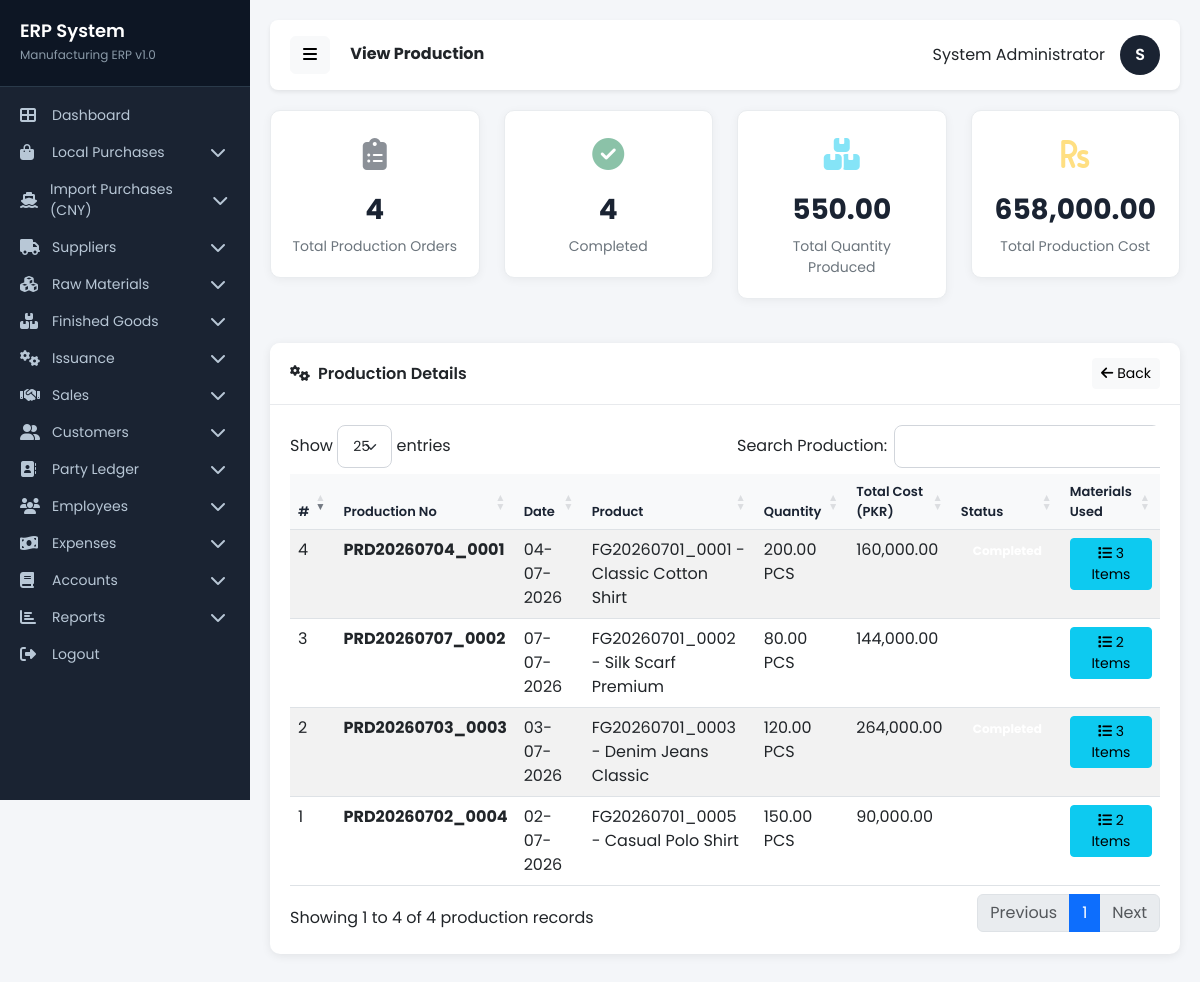
Page /pages/view_production.php (signed in) on the committed database.
### tables this page shows
CREATE TABLE `production` (
  `id` int(11) NOT NULL,
  `production_no` varchar(50) NOT NULL,
  `finished_good_id` int(11) NOT NULL,
  `quantity` decimal(18,2) NOT NULL,
  `production_date` date DEFAULT NULL,
  `total_cost` decimal(18,2) DEFAULT 0.00,
  `status` enum('pending','completed','cancelled') DEFAULT 'pending',
  `date_time` datetime DEFAULT NULL
);

CREATE TABLE `finished_goods` (
  `id` int(11) NOT NULL,
  `product_code` varchar(50) NOT NULL COMMENT 'Unique product code e.g., FG20260109_1234',
  `product_name` varchar(200) NOT NULL COMMENT 'Product name',
  `category` varchar(100) DEFAULT NULL COMMENT 'Product category',
  `unit` varchar(20) NOT NULL COMMENT 'Unit of measurement e.g., Pcs, Kg, Meter',
  `current_stock` decimal(18,2) DEFAULT 0.00 COMMENT 'Current available stock',
  `minimum_stock` decimal(18,2) DEFAULT 0.00 COMMENT 'Minimum stock level for alerts',
  `selling_price` decimal(18,2) DEFAULT 0.00 COMMENT 'Selling price in PKR',
  `cost_price` decimal(18,2) DEFAULT 0.00 COMMENT 'Production cost in PKR',
  `status` enum('active','inactive') DEFAULT 'active' COMMENT 'Product status',
  `date_time` datetime DEFAULT NULL COMMENT 'Creation/Update date time'
);

### includes/database.php (called while the page is built, shortened)
<?php
$db = new mysqli(DB_HOST, DB_USER, DB_PASS, DB_NAME);
$db->set_charset("utf8");
function executePrepared($sql, $types = '', $params = []) {
    global $db;
    $stmt = $db->prepare($sql);
    if (!empty($types) && !empty($params)) {
        $stmt->bind_param($types, ...$params);
    }
    $stmt->execute();
    return $stmt;
}
function getRows($sql, $types = '', $params = []) {
    $stmt = executePrepared($sql, $types, $params);
    $result = $stmt->get_result();
    $rows = [];
    while ($row = $result->fetch_assoc()) {
        $rows[] = $row;
    }
    return $rows;
}
function formatCurrency($amount) {
    return number_format($amount, 2);
}
?>

### pages/view_production.php (the view, shortened to what this page needs)
<?php
require_once '../includes/database.php';
$sql = "SELECT p.*, fg.product_code, fg.product_name, fg.unit
        FROM production p
        LEFT JOIN finished_goods fg ON p.finished_good_id = fg.id
        ORDER BY p.id DESC";
$orders = getRows($sql);
$totalOrders = count($orders);
$totalQuantity = 0;
$totalCost = 0;
$completedOrders = 0;
foreach ($orders as $o) {
    $totalQuantity += (float)$o['quantity'];
    $totalCost += (float)$o['total_cost'];
    if ($o['status'] == 'completed') $completedOrders++;
}
include '../includes/header.php';
include '../includes/sidebar.php';
?>
<div class="row mb-4">
    <div class="col-md-3">
        <div class="stat-card">
            <div class="stat-icon"><i class="fas fa-clipboard-list"></i></div>
            <div class="stat-number"><?php echo $totalOrders; ?></div>
            <div class="stat-label">Total Production Orders</div>
        </div>
    </div>
    <div class="col-md-3">
        <div class="stat-card">
            <div class="stat-icon"><i class="fas fa-check-circle text-success"></i></div>
            <div class="stat-number"><?php echo $completedOrders; ?></div>
            <div class="stat-label">Completed</div>
        </div>
    </div>
    <div class="col-md-3">
        <div class="stat-card">
            <div class="stat-icon"><i class="fas fa-boxes text-info"></i></div>
            <div class="stat-number"><?php echo number_format($totalQuantity, 2); ?></div>
            <div class="stat-label">Total Quantity Produced</div>
        </div>
    </div>
    <div class="col-md-3">
        <div class="stat-card">
            <div class="stat-icon"><i class="fas fa-rupee-sign text-warning"></i></div>
            <div class="stat-number"><?php echo formatCurrency($totalCost); ?></div>
            <div class="stat-label">Total Production Cost</div>
        </div>
    </div>
</div>
<div class="row">
    <div class="col-12">
        <div class="card">
            <div class="card-header d-flex justify-content-between align-items-center">
                <span><i class="fas fa-cogs me-2"></i>Production Details</span>
                <a href="../index.php" class="btn btn-light btn-sm"><i class="fas fa-arrow-left me-1"></i>Back</a>
            </div>
            <div class="card-body">
                <div class="table-responsive">
                    <table class="table table-striped table-hover" id="productionTable">
                        <thead>
                            <tr>
                                <th>#</th>
                                <th>Production No</th>
                                <th>Date</th>
                                <th>Product</th>
                                <th>Quantity</th>
                                <th>Total Cost (PKR)</th>
                                <th>Status</th>
                                <th>Materials Used</th>
                            </tr>
                        </thead>
                        <tbody>
                            <?php if (count($orders) > 0): ?>
                                <?php $counter = 1; ?>
                                <?php foreach ($orders as $order):
                                    $mats = getRows("SELECT prm.*, rm.material_code, rm.material_name, rm.unit
                                                     FROM production_raw_materials prm
                                                     LEFT JOIN raw_materials rm ON prm.material_id = rm.id
                                                     WHERE prm.production_id = ?", 'i', [$order['id']]);
                                ?>
                                    <tr>
                                        <td><?php echo $counter++; ?></td>
                                        <td><strong><?php echo htmlspecialchars($order['production_no'] ?? ''); ?></strong></td>
                                        <td><?php echo isset($order['production_date']) ? date('d-m-Y', strtotime($order['production_date'])) : '-'; ?></td>
                                        <td>
                                            <?php
                                            if (isset($order['product_code']) && isset($order['product_name'])) {
                                                echo htmlspecialchars($order['product_code'] . ' - ' . $order['product_name']);
                                            } else {
                                                echo '-';
                                            }
                                            ?>
                                        </td>
                                        <td><?php echo isset($order['quantity']) ? number_format($order['quantity'], 2) : '0.00'; ?> <?php echo $order['unit'] ?? ''; ?></td>
                                        <td><?php echo isset($order['total_cost']) ? formatCurrency($order['total_cost']) : '0.00'; ?></td>
                                        <td>
                                            <?php
                                            $status = $order['status'] ?? 'pending';
                                            $statusClass = $status === 'completed' ? 'success' : ($status === 'cancelled' ? 'danger' : 'warning');
                                            ?>
                                            <span class="badge badge-status badge-<?php echo $statusClass; ?>">
                                            </span>
                                        </td>
                                        <td>
                                            <?php if (count($mats) > 0): ?>
                                                <button type="button" class="btn btn-sm btn-info" data-bs-toggle="modal" data-bs-target="#matModal<?php echo $order['id']; ?>">
                                                    <i class="fas fa-list"></i> <?php echo count($mats); ?> Items
                                                </button>
                                            <?php else: ?>
                                                <span class="text-muted">No materials</span>
                                            <?php endif; ?>
                                        </td>
                                    </tr>
                                <?php endforeach; ?>
                            <?php endif; ?>
                        </tbody>
                    </table>
                </div>
            </div>
        </div>
    </div>
</div>
<link rel="stylesheet" href="https://cdn.datatables.net/1.13.4/css/dataTables.bootstrap5.min.css">
<?php
include '../includes/footer.php';
?>

### includes/header.php (style rules this page uses)
* { font-family: 'Poppins', sans-serif; }
body { background-color: #f4f6f9; margin: 0; padding: 0; }
.card { border: none; border-radius: 10px; box-shadow: 0 2px 10px rgba(0,0,0,0.08); margin-bottom: 20px; }
.card-header { background: #fff; border-bottom: 1px solid #e8eaed; padding: 15px 20px; font-weight: 600; border-radius: 10px 10px 0 0 !important; }
.card-body { padding: 20px; }
.table-responsive { border-radius: 8px; }
.table th { background: #f8f9fa; font-weight: 600; font-size: 13px; color: #1a2332; }
.badge-status { padding: 5px 12px; border-radius: 20px; font-size: 12px; }
.stat-card { background: #fff; padding: 20px; border-radius: 10px; box-shadow: 0 2px 10px rgba(0,0,0,0.08); margin-bottom: 20px; border-left: 4px solid #1a2332; }
.stat-card .stat-icon { font-size: 32px; color: #1a2332; opacity: 0.5; }
.stat-card .stat-number { font-size: 28px; font-weight: 700; color: #1a2332; }
.stat-card .stat-label { font-size: 14px; color: #6c757d; }

### pages/view_production.php (style rules this page uses)
.stat-card { background: #fff; border-radius: 10px; padding: 20px; box-shadow: 0 2px 10px rgba(0,0,0,0.05); text-align: center; transition: all 0.3s ease; border: 1px solid #e9ecef; }
.stat-icon { font-size: 30px; margin-bottom: 10px; }
.stat-number { font-size: 28px; font-weight: 600; color: #2c3e50; }
.stat-label { font-size: 14px; color: #6c757d; margin-top: 5px; }

### rows in the picture
production: production_no "PRD20260702_0004", production_date "02-07-2026", finished_good.product_name "FG20260701_0005 - Casual Polo Shirt", quantity "150.00", finished_good.unit "PCS", total_cost "90,000.00", count($mats) "2"
production: production_no "PRD20260703_0003", production_date "03-07-2026", finished_good.product_name "FG20260701_0003 - Denim Jeans Classic", quantity "120.00", finished_good.unit "PCS", total_cost "264,000.00", count($mats) "3"
production: production_no "PRD20260707_0002", production_date "07-07-2026", finished_good.product_name "FG20260701_0002 - Silk Scarf Premium", quantity "80.00", finished_good.unit "PCS", total_cost "144,000.00", count($mats) "2"
production: production_no "PRD20260704_0001", production_date "04-07-2026", finished_good.product_name "FG20260701_0001 - Classic Cotton Shirt", quantity "200.00", finished_good.unit "PCS", total_cost "160,000.00", count($mats) "3"

### other values in the picture
$pageTitle "View Production"
$_SESSION['full_name'] "System Administrator"
substr($_SESSION['full_name'], 0, 1) "S"
$totalOrders "4"
$completedOrders "4"
$totalQuantity "550.00"
formatCurrency($totalCost) "658,000.00"
